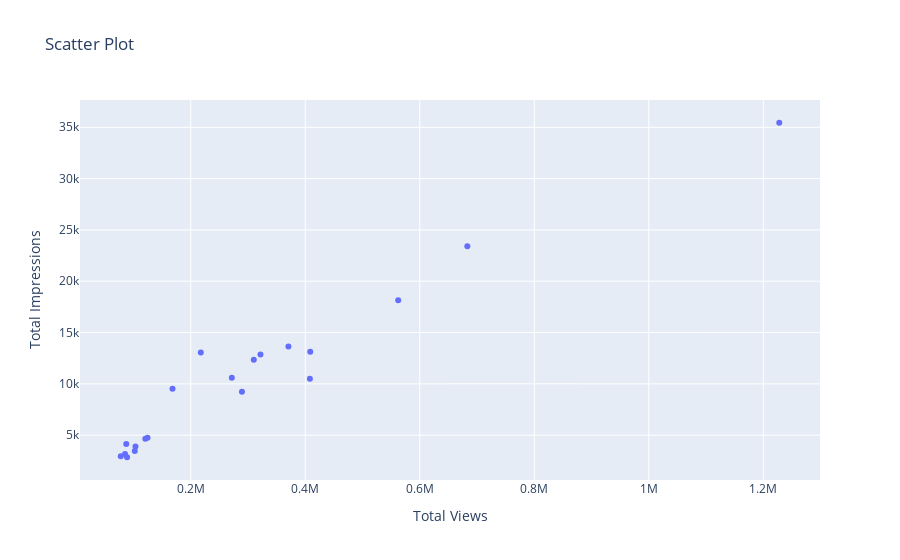

Notebook code cell kept with this figure:
### Code cell
trace = go.Scatter(x=df_group1['view_count'], y=df['total impressions'], mode='markers')

layout = go.Layout(
    title='Scatter Plot',
    xaxis=dict(title='Total Views'),
    yaxis=dict(title='Total Impressions')
)

fig = go.Figure(data=[trace], layout=layout)

fig.show()

### Figure 1 — Plotly figure (JSON) as saved in the notebook; plotly's stock layout.template omitted (floating-point values rounded to 4 significant figures)
{"data": [{"mode": "markers", "type": "scatter", "x": [87286, 217477, 124445, 168100, 271683, 370521, 77679, 103402, 321738, 310079, 85160, 408625, 1227866, 102182, 408002, 683052, 120612, 289383, 562316, 88708], "y": [4151, 13066, 4747, 9519, 10591, 13650, 2951, 3892, 12871, 12344, 3154, 13124, 35442, 3464, 10510, 23404, 4652, 9223, 18136, 2849]}], "layout": {"title": {"text": "Scatter Plot"}, "xaxis": {"title": {"text": "Total Views"}}, "yaxis": {"title": {"text": "Total Impressions"}}}}
